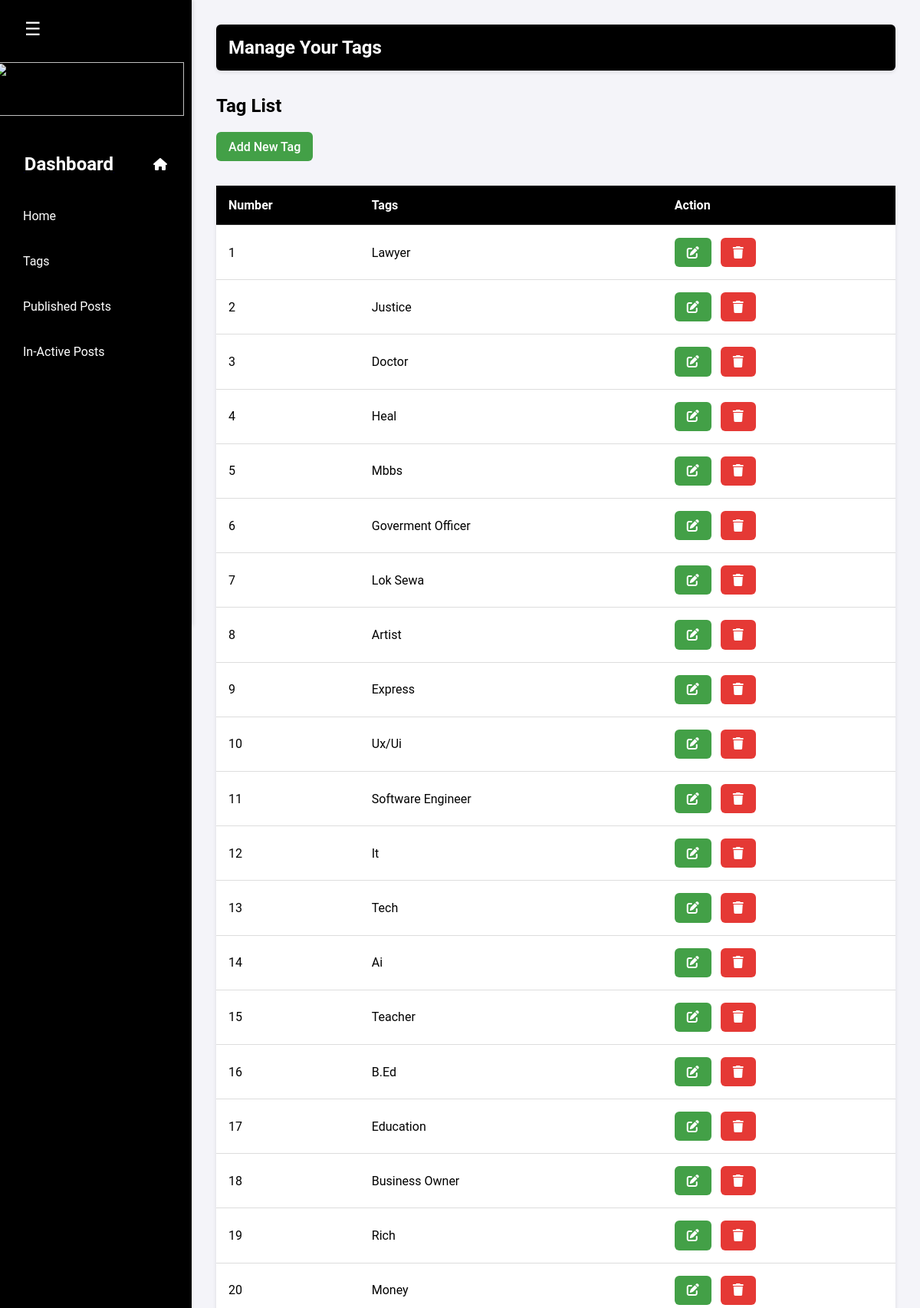
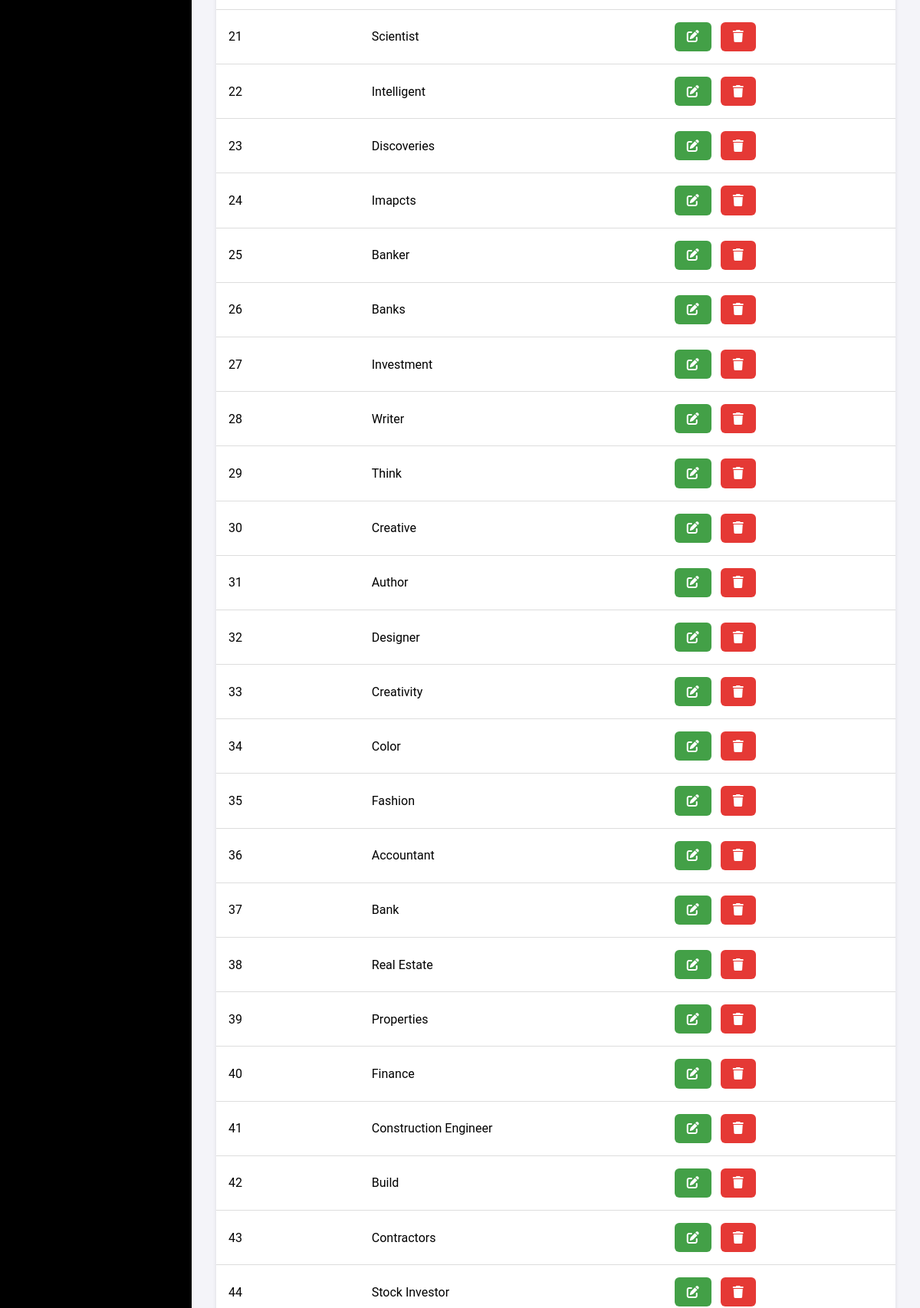
/tag-list/ (signed in, upper part), run on the app's committed database (2 pictures, top to bottom).
### blogapp/models.py (models this page shows, shortened)
class TimeStampModel(models.Model):
    created_at = models.DateTimeField(auto_now_add=True)
    updated_at = models.DateTimeField(auto_now=True)
    class Meta:
        abstract = True

class Tag(TimeStampModel):
    name = models.CharField(max_length=100)

### dashboard/views.py (the view)
# urls.py: path("tag-list/",views.TagListView.as_view(),name="tag-list"),
class TagListView(LoginRequiredMixin, ListView):  # Renamed from TaglistView
    model = Tag
    template_name = 'marg/Dashboard/tags.html'
    context_object_name = 'tags'

### templates/marg/Dashboard/tags.html
{% extends "marg/Dashboard/header.html" %}
{% block content %}
   <div class="main-content" id="main-content">
    <header>
        Manage Your Tags
    </header>
    <h2>Tag List</h2>
    <a href="{% url 'tag-create' %}" class="btn btn-success">Add New Tag</a>
    <table>
        <thead>
            <tr>
                <th>Number</th>
                <th>Tags</th>
                <th>Action</th>
            </tr>
        </thead>
        <tbody>
            {% for tag in tags %}
            <tr>
                <td>{{ forloop.counter }}</td>
                <td>{{ tag.name|title }}</td>
                <td>
                    <a href="{% url 'tag-update' tag.pk %}" class="btn btn-success"><i class="fa-solid fa-pen-to-square" title="click to edit"></i></a>
                    <a href="{% url 'tag-delete' tag.pk %}" class="btn btn-danger"><i class="fa-solid fa-trash" title="click to Delete"></i></a>
                </td>
              </tr>
              {% endfor %}
        </tbody>
    </table>
</div>
{% endblock %}

### static/marg/assets/css/dashboard.css (style rules this page uses)
body { margin: 0; padding: 0; font-family: "Roboto", sans-serif; display: flex; min-height: 100vh; background-color: #000000; }
.main-content { margin-left: 250px; flex: 1; padding: 2rem; transition: margin-left 0.3s ease; background-color: #f4f4f9; }
header { background-color: #000000; color: #ffffff;; padding: 1rem; font-size: 1.5rem; font-weight: bold; border-radius: 6px; margin-bottom: 2rem; box-shadow: 0 2px 5px rgba(0, 0, 0, 0.1); }
table { width: 100%; border-collapse: collapse; margin: 2rem 0; background: white; border-radius: 6px; box-shadow: 0 2px 5px rgba(0, 0, 0, 0.1); }
table thead { background-color: #000000; color: #ffffff;; }
th, td { padding: 1rem; text-align: left; border-bottom: 1px solid #ddd; }
.btn { display: inline-block; padding: 0.6rem 1rem; text-decoration: none; border-radius: 6px; color: white; font-weight: 500; margin-right: 0.5rem; transition: all 0.3s; }
.btn-danger { background-color: #e53935; }
.btn-success { background-color: #43a047; }

### data on the page
Tag: name "Lawyer"
Tag: name "Justice"
Tag: name "Doctor"
Tag: name "Heal"
Tag: name "Mbbs"
Tag: name "Goverment Officer"
Tag: name "Lok Sewa"
Tag: name "Artist"
Tag: name "Express"
Tag: name "Ux/Ui"
Tag: name "Software Engineer"
Tag: name "It"
Tag: name "Tech"
Tag: name "Ai"
Tag: name "Teacher"
Tag: name "B.Ed"
Tag: name "Education"
Tag: name "Business Owner"
Tag: name "Rich"
Tag: name "Money"
Tag: name "Scientist"
Tag: name "Intelligent"
Tag: name "Discoveries"
Tag: name "Imapcts"
Tag: name "Banker"
Tag: name "Banks"
Tag: name "Investment"
Tag: name "Writer"
Tag: name "Think"
Tag: name "Creative"
Tag: name "Author"
Tag: name "Designer"
Tag: name "Creativity"
Tag: name "Color"
Tag: name "Fashion"
Tag: name "Accountant"
Tag: name "Bank"
Tag: name "Real Estate"
Tag: name "Properties"
Tag: name "Finance"
Tag: name "Construction Engineer"
Tag: name "Build"
Tag: name "Contractors"
Tag: name "Stock Investor"
